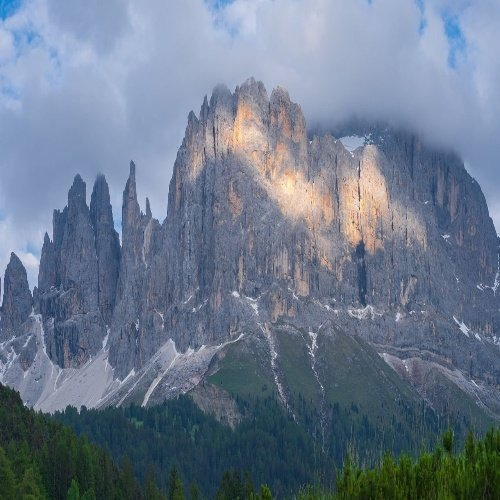
#> input picture features_extraction/rock.jpg, 500 x 500 px
$ python white_direction.py   (older library calls are emulated)
#> lines starting #> are read from the running program, lines starting #| are printed output that depends on the picture
#> further down, image is the input picture: shape (500, 500, 3); mean B, G, R 140.7, 121.4, 107.1
import numpy as np
import cv2


def compute_gradient(image):
    # Chuyển đổi ảnh sang ảnh độ xám
    gray_image = cv2.cvtColor(image, cv2.COLOR_BGR2GRAY)
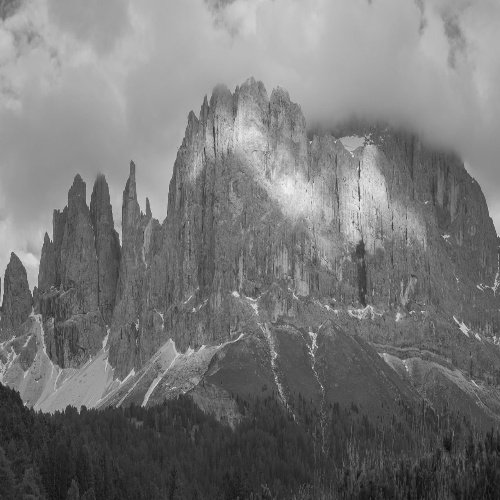
#> gray_image: shape (500, 500); min 11, max 246, mean 119.3

    cv2.imshow("Color Image", image)
    cv2.imshow("Gray Image", gray_image)
    cv2.waitKey(0)
    cv2.destroyAllWindows()

    # Tính gradient theo chiều ngang và dọc
    sobel_x = cv2.Sobel(gray_image, cv2.CV_64F, 1, 0, ksize=3)
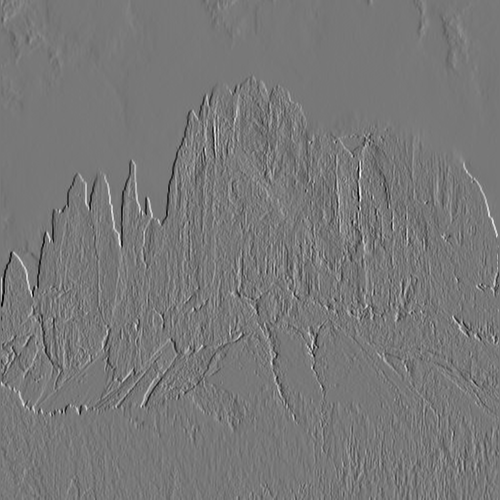
#> sobel_x: shape (500, 500) float64; min -519, max 580, mean -0.2; drawn with min black and max white
    sobel_y = cv2.Sobel(gray_image, cv2.CV_64F, 0, 1, ksize=3)
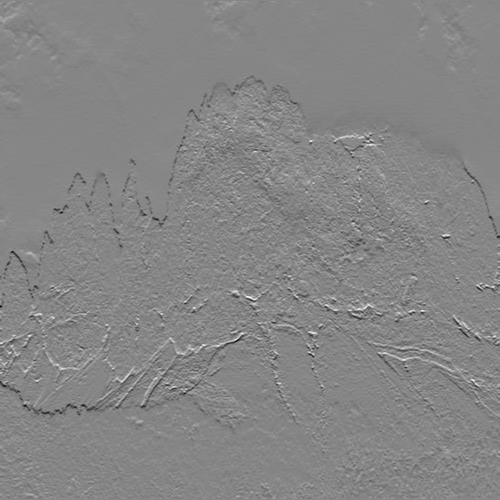
#> sobel_y: shape (500, 500) float64; min -472, max 424, mean -2; drawn with min black and max white

    # Tính độ lớn của gradient
    magnitude = np.sqrt(sobel_x ** 2 + sobel_y ** 2)
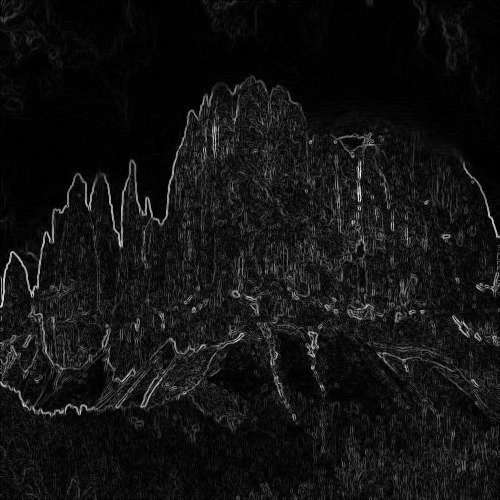
#> magnitude: shape (500, 500) float64; min 0, max 580.2, mean 42.6; drawn with min black and max white

    # Tính hướng của gradient
    gradient_direction = np.arctan2(sobel_y, sobel_x)
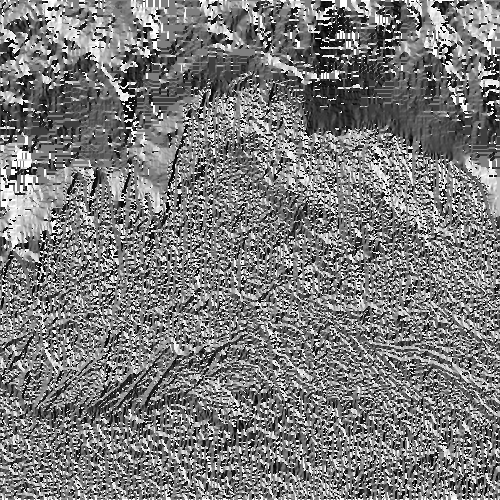
#> gradient_direction: shape (500, 500) float64; min -3.14, max 3.14, mean -0.115; drawn with min black and max white

    return magnitude, gradient_direction


def find_white_direction(image):
    # Tính toán gradient
    magnitude, gradient_direction = compute_gradient(image)

    # Xác định hướng lớn nhất
    max_direction = np.argmax(magnitude)
#> max_direction = 87860

    # Lấy hướng gradient tại điểm có độ lớn lớn nhất
    max_gradient_direction = gradient_direction.flatten()[max_direction]
#> max_gradient_direction = -0.0638

    # Xác định hướng màu trắng
    if np.abs(max_gradient_direction) < np.pi / 4:
        return "Ngang"
    else:
        return "Dọc"


# Đọc ảnh đồi núi
# image_path = "water.jpg"
image_path = "rock.jpg"
image = cv2.imread(image_path)

# Xác định hướng màu trắng trên ảnh
white_direction = find_white_direction(image)
#> white_direction = 'Ngang'
print("Hướng màu trắng trên ảnh là:", white_direction)
#| Hướng màu trắng trên ảnh là: Ngang

$ run again, with features_extraction/water.jpg copied over features_extraction/rock.jpg
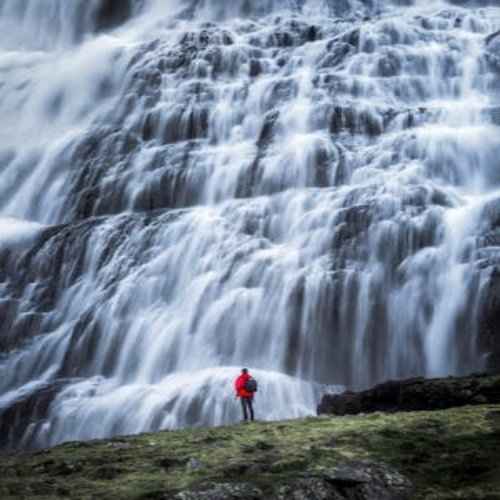
#> input picture features_extraction/water.jpg, 500 x 500 px
#> image is the input picture: shape (500, 500, 3); mean B, G, R 149.5, 133.3, 120.6
#> in compute_gradient, `magnitude = np.sqrt(sobel_x ** 2 + sobel_y ** 2)`:
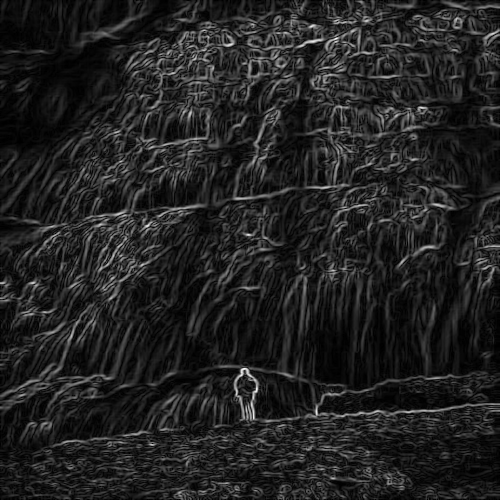
#> magnitude: shape (500, 500) float64; min 0, max 503.3, mean 67.6; drawn with min black and max white
#> in compute_gradient, `gradient_direction = np.arctan2(sobel_y, sobel_x)`:
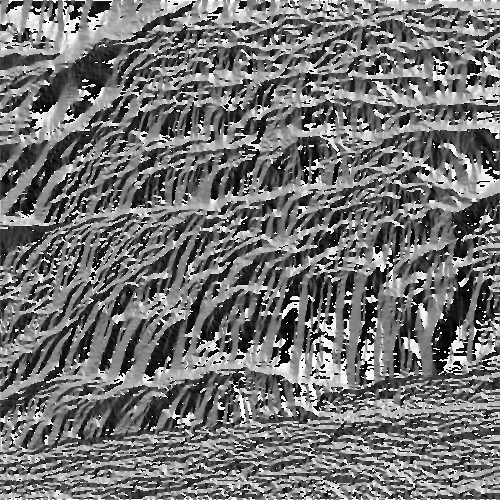
#> gradient_direction: shape (500, 500) float64; min -3.14, max 3.14, mean -0.299; drawn with min black and max white
#> max_direction = 19336
#> max_gradient_direction = -1.78
#> white_direction = 'Dọc'
#| Hướng màu trắng trên ảnh là: Dọc
